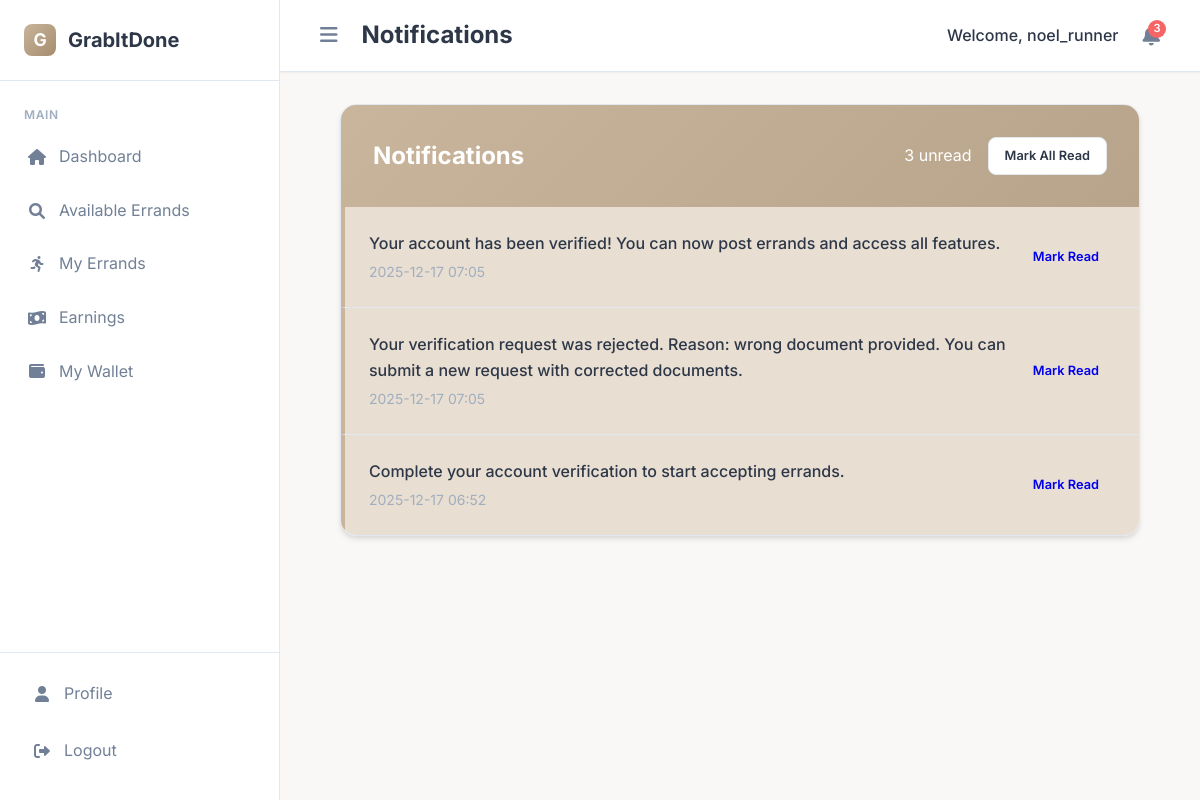
Screenshot of /notifications (signed in) with the database file from the repository.
### app/models.py (models this page shows, shortened)
class User(db.Model):
    id = db.Column(db.Integer, primary_key=True)
    username = db.Column(db.String(80), unique=True, nullable=False)
    email = db.Column(db.String(120), unique=True, nullable=False)
    password_hash = db.Column(db.String(200), nullable=False)
    role = db.Column(db.String(20), nullable=False)  # client, runner, admin
    first_name = db.Column(db.String(50))
    last_name = db.Column(db.String(50))
    phone = db.Column(db.String(20))
    barangay = db.Column(db.String(100))
    address = db.Column(db.Text)
    bio = db.Column(db.Text)
    vehicle_type = db.Column(db.String(50))
    available_hours = db.Column(db.String(100))
    verified = db.Column(db.Boolean, default=False)
    verification_requested = db.Column(db.Boolean, default=False)
    verification_status = db.Column(db.String(20), default='not_requested')
    last_verification_date = db.Column(db.DateTime)
    rejection_reason = db.Column(db.Text, nullable=True)
    is_active = db.Column(db.Boolean, default=True)
    created_at = db.Column(db.DateTime, default=datetime.utcnow)
    wallet_balance = db.Column(db.Float, default=0.0)
    total_earnings = db.Column(db.Float, default=0.0)  # For runners
    total_spent = db.Column(db.Float, default=0.0)     # For clients
    created_errands = db.relationship('Errand', foreign_keys='Errand.client_id', backref='user_client', lazy=True)
    accepted_errands = db.relationship('Errand', foreign_keys='Errand.runner_id', backref='user_runner', lazy=True)
    client_payments = db.relationship('Payment', foreign_keys='Payment.client_id', backref='payment_client_user', lazy=True)
    runner_payments = db.relationship('Payment', foreign_keys='Payment.runner_id', backref='payment_runner_user', lazy=True)
    wallet_transactions = db.relationship('WalletTransaction', backref='transaction_user', lazy=True)
    user_payment_methods = db.relationship('PaymentMethod', backref='method_owner', lazy=True)
    user_wallet = db.relationship('Wallet', backref='wallet_owner_user', uselist=False)

class Notification(db.Model):
    id = db.Column(db.Integer, primary_key=True)
    user_id = db.Column(db.Integer, db.ForeignKey('user.id'), nullable=False)
    message = db.Column(db.Text, nullable=False)
    is_read = db.Column(db.Boolean, default=False)
    created_at = db.Column(db.DateTime, default=datetime.utcnow)
    user = db.relationship('User', backref='user_notifications')

### app/routes.py (the view)
@bp.route('/notifications')
@login_required()
def notifications():
    user_notifications = Notification.query.filter_by(
        user_id=session['user_id']
    ).order_by(Notification.created_at.desc()).all()
    return render_template('shared/notifications.html', notifications=user_notifications)

### app/routes.py (called while the page is built)
def validate_session():
    if 'user_id' not in session:
        return False
    session_hash = session.get('session_id')
    cookie_session = request.cookies.get('user_session')
    if not session_hash or not cookie_session:
        return False
    expected_cookie = f"{session['user_id']}_{session_hash}"
    return cookie_session == expected_cookie

### app/templates/shared/notifications.html (shortened to what this page needs)
{% extends 'base.html' %}
{% block header_title %}Notifications{% endblock %}
{% block content %}
<div class="auth-container">
    <div class="auth-card">
        <div class="auth-header">
            <h2>Notifications</h2>
            <div class="header-actions">
                {% if unread_notification_count > 0 %}
                    {{ unread_notification_count }} unread
                {% endif %}
                {% if notifications %}
                <a href="{{ url_for('main.mark_all_read') }}" class="btn btn-secondary btn-sm">
                    Mark All Read
                </a>
                {% endif %}
            </div>
        </div>
        <div class="auth-form">
            {% if notifications %}
            <div class="notification-list">
                {% for notification in notifications %}
                <div class="notification-item {% if not notification.is_read %}unread{% endif %}">
                    <div class="notification-content">
                        <div class="notification-message">{{ notification.message }}</div>
                        <div class="notification-time">{{ notification.created_at.strftime('%Y-%m-%d %H:%M') }}</div>
                    </div>
                    <div class="action-buttons">
                        {% if not notification.is_read %}
                        <a href="{{ url_for('main.mark_notification_read', notification_id=notification.id) }}" class="btn btn-success btn-sm">Mark Read</a>
                        {% else %}
                        <span class="badge badge-success">Read</span>
                        {% endif %}
                    </div>
                </div>
                {% endfor %}
            </div>
            {% endif %}
        </div>
    </div>
</div>
{% endblock %}

### app/templates/base.html (shortened to what this page needs)
<!DOCTYPE html>
<html lang="en">
<head>
    <link rel="stylesheet" href="https://cdnjs.cloudflare.com/ajax/libs/font-awesome/6.0.0/css/all.min.css">
</head>
<body class="{% if request.endpoint in ['main.index', 'main.login', 'main.register', 'main.forgot_password'] %}public-layout{% endif %}">
    {% if request.endpoint in ['main.index', 'main.login', 'main.register', 'main.forgot_password'] %}
    <header class="public-header">
        <div class="public-header-content">
            <a href="{{ url_for('main.index') }}" class="public-brand">
                <div class="brand-logo">G</div>
                <span class="brand-text">GrabItDone</span>
            </a>
            <nav class="public-nav">
                {% if session.get('user_id') %}
                <a href="{{ url_for('main.dashboard') }}" class="btn btn-primary btn-sm">Dashboard</a>
                <a href="{{ url_for('main.logout') }}" class="btn btn-secondary btn-sm">Logout</a>
                {% else %}
                <a href="{{ url_for('main.login') }}" class="btn btn-secondary btn-sm">Login</a>
                <a href="{{ url_for('main.register') }}" class="btn btn-primary btn-sm">Sign Up</a>
                {% endif %}
            </nav>
        </div>
    </header>
    {% else %}
    <div class="app-container">
        <aside class="sidebar {% if session.get('sidebar_collapsed') %}collapsed{% endif %}" id="sidebar">
            <div class="sidebar-header">
                <a href="{{ url_for('main.dashboard') }}" class="sidebar-brand">
                    <div class="brand-logo">G</div>
                    <span class="brand-text">GrabItDone</span>
                </a>
            </div>
            <nav class="sidebar-nav">
                <div class="nav-section">
                    <div class="nav-label">Main</div>
                <ul class="nav-items">
                    <li class="nav-item">
                        <a href="{{ url_for('main.dashboard') }}" class="nav-link {% if request.endpoint == 'main.dashboard' %}active{% endif %}">
                            <i class="fas fa-home nav-icon"></i>
                            <span class="nav-text">Dashboard</span>
                        </a>
                    </li>
                    {% if user_role == 'runner' %}
                    <li class="nav-item">
                        <a href="{{ url_for('main.available_errands_runner') }}" class="nav-link {% if request.endpoint == 'main.available_errands_runner' %}active{% endif %}">
                            <i class="fas fa-search nav-icon"></i>
                            <span class="nav-text">Available Errands</span>
                        </a>
                    </li>
                    <li class="nav-item">
                        <a href="{{ url_for('main.my_errands_runner') }}" class="nav-link {% if request.endpoint == 'main.my_errands_runner' %}active{% endif %}">
                            <i class="fas fa-running nav-icon"></i>
                            <span class="nav-text">My Errands</span>
                        </a>
                    </li>
                    <li class="nav-item">
                        <a href="{{ url_for('main.earnings_runner') }}" class="nav-link {% if request.endpoint == 'main.earnings_runner' %}active{% endif %}">
                            <i class="fas fa-money-bill-wave nav-icon"></i>
                            <span class="nav-text">Earnings</span>
                        </a>
                    </li>
                    <li class="nav-item">
                        <a href="{{ url_for('main.wallet') }}" class="nav-link {% if request.endpoint == 'main.wallet' %}active{% endif %}">
                            <i class="fas fa-wallet nav-icon"></i>
                            <span class="nav-text">My Wallet</span>
                        </a>
                    </li>
                    {% endif %}
                </ul>
                </div>
            </nav>
            <div class="sidebar-footer">
                <ul class="footer-nav-items">
                    <li class="footer-nav-item">
                        <a href="{{ url_for('main.profile') }}" class="footer-nav-link {% if request.endpoint == 'main.profile' %}active{% endif %}">
                            <i class="fas fa-user footer-nav-icon"></i>
                            <span class="footer-nav-text">Profile</span>
                        </a>
                    </li>
                    <li class="footer-nav-item">
                        <a href="{{ url_for('main.logout') }}" class="footer-nav-link">
                            <i class="fas fa-sign-out-alt footer-nav-icon"></i>
                            <span class="footer-nav-text">Logout</span>
                        </a>
                    </li>
                </ul>
            </div>
        </aside>
        <div class="main-content {% if session.get('sidebar_collapsed') %}expanded{% endif %}" id="mainContent">
            <header class="header">
                <div class="header-content">
                    <div class="header-left">
                        <button class="sidebar-toggle" id="sidebarToggle">
                            <i class="fas fa-bars"></i>
                        </button>
                        <h1 class="header-title">{% block header_title %}{% endblock %}</h1>
                    </div>
                    <div class="header-actions">
                        <span class="user-welcome">Welcome, {{ session.get('username') }}</span>
                        <a href="{{ url_for('main.notifications') }}" class="notification-bell">
                            {% if unread_notification_count > 0 %}
                            <span class="notification-badge">{{ unread_notification_count }}</span>
                            {% endif %}
                        </a>
                    </div>
                </div>
            </header>
    {% endif %}
    <main class="main">
        {% block content %}{% endblock %}
    </main>
    {% if request.endpoint not in ['main.index', 'main.login', 'main.register', 'main.forgot_password'] %}
        </div>
    </div>
    {% endif %}
</body>
</html>

### app/templates/shared/notifications.html (style rules this page uses)
.auth-container { max-width: 800px; margin: 0 auto; }
.auth-card { background: var(--surface); border-radius: var(--radius-lg); box-shadow: var(--shadow-md); border: 1px solid var(--border); overflow: hidden; }
.auth-header { background: linear-gradient(135deg, var(--primary), var(--primary-dark)); color: white; padding: 2rem; display: flex; justify-content: space-between; align-items: center; }
.auth-header h2 { margin: 0; font-size: 1.5rem; }
.auth-form { padding: 0; }
.notification-list { list-style: none; }
.notification-item { display: flex; justify-content: space-between; align-items: center; padding: 1.5rem; border-bottom: 1px solid var(--border); transition: var(--transition); }
.notification-item:last-child { border-bottom: none; }
.notification-item.unread { background: var(--primary-light); border-left: 4px solid var(--primary); }
.notification-content { flex: 1; }
.notification-message { font-weight: 500; margin-bottom: 0.25rem; color: var(--text-primary); }
.notification-time { font-size: 0.875rem; color: var(--text-muted); }
.action-buttons { display: flex; gap: 0.5rem; }
.header-actions { display: flex; gap: 1rem; }

### rows the page displays
User: get "noel_runner"
Notification: message "Your account has been verified! You can now post errands and access all features.", created_at "2025-12-17 07:05"
Notification: message "Your verification request was rejected. Reason: wrong document provided. You can submit a new request with corrected documents.", created_at "2025-12-17 07:05"
Notification: message "Complete your account verification to start accepting errands.", created_at "2025-12-17 06:52"

### other values shown
{{ unread_notification_count }} "3"
